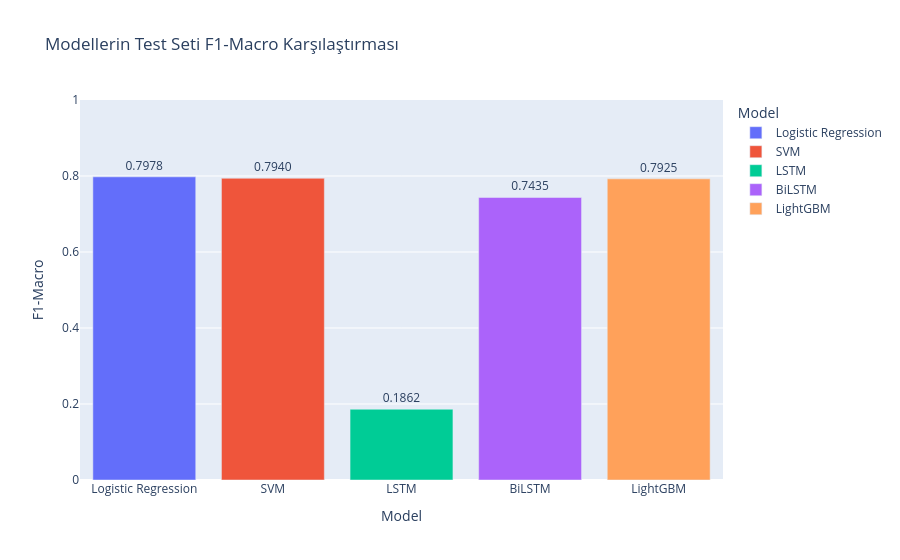

Here is the notebook cell this chart was saved with:
### Markdown cell above
## 5.6 Model Karşılaştırma Özeti
Tüm modellerin Doğrulama (Validation) ve Test (Test) seti üzerindeki performanslarının tablo ve grafik olarak incelenmesi.

### Code cell
print("Tüm modellerin TEST seti sonuçları hesaplanıyor...")

# --- 1. MEVCUT MODELLERİN TAHMİNLERİ ---
y_test_pred_lr = best_lr.predict(X_test_tfidf)
y_test_pred_svm = calibrated_svm.predict(X_test_tfidf)
y_test_pred_lstm = np.argmax(model_lstm.predict(X_test_seq), axis=1)
y_test_pred_bilstm = np.argmax(model_bilstm.predict(X_test_seq), axis=1)

# --- 2. EKSİK OLAN LIGHTGBM TAHMİNİ EKLENDİ ---
# Not: Eğer LightGBM modelinin değişken adı farklıysa (örneğin lgbm_model), 'model_lgbm' kısmını ona göre değiştir.
y_test_pred_lgbm = model_lgbm.predict(X_test_tfidf) 

# --- 3. HATA VEREN CNN-LSTM SATIRI YORUMA ALINDI ---
# Eğer gerçekten bir CNN-LSTM modelin varsa, o hücreyi çalıştırdıktan sonra aşağıdaki satırın başındaki '#' işaretini kaldırabilirsin.
# y_test_pred_cnn_lstm = np.argmax(model_cnn_lstm.predict(X_test_seq), axis=1)

def get_metrics(y_true, y_pred):
    return {
        'Accuracy': accuracy_score(y_true, y_pred),
        'Precision': precision_score(y_true, y_pred, average='macro'),
        'Recall': recall_score(y_true, y_pred, average='macro'),
        'F1-Macro': f1_score(y_true, y_pred, average='macro')
    }

models = {
    'Logistic Regression': get_metrics(y_test, y_test_pred_lr),
    'SVM': get_metrics(y_test, y_test_pred_svm),
    'LSTM': get_metrics(y_test, y_test_pred_lstm),
    'BiLSTM': get_metrics(y_test, y_test_pred_bilstm),
    'LightGBM': get_metrics(y_test, y_test_pred_lgbm) # Artık sorunsuz çalışacak
    
    # Eğer CNN-LSTM'i düzeltip dahil etmek istersen, aşağıdaki satırı da açabilirsin:
    # 'CNN-LSTM': get_metrics(y_test, y_test_pred_cnn_lstm)
}

comparison_df = pd.DataFrame(models).T.round(4)
comparison_df.to_csv('results/model_comparison.csv')
display(comparison_df)

best_model_name = comparison_df['F1-Macro'].idxmax()
best_f1 = comparison_df['F1-Macro'].max()

print(f"\n🏆 En iyi model F1-Macro'ya ({best_f1}) göre: {best_model_name}")
with open('results/best_model.txt', 'w') as f:
    f.write(f"Best Model: {best_model_name}\nF1-Macro: {best_f1}")
print("[OK] results/best_model.txt kaydedildi")

comparison_df_reset = comparison_df.reset_index().rename(columns={'index': 'Model'})
fig = px.bar(comparison_df_reset, x='Model', y='F1-Macro', color='Model', 
             text='F1-Macro', title='Modellerin Test Seti F1-Macro Karşılaştırması')
fig.update_traces(texttemplate='%{text:.4f}', textposition='outside')
fig.update_layout(yaxis=dict(range=[0, 1]))
fig.show()

### Figure 1 — Plotly figure (JSON) as saved in the notebook; plotly's stock layout.template omitted (floating-point values rounded to 4 significant figures)
{"data": [{"hovertemplate": "Model=%{x}<br>F1-Macro=%{text}<extra></extra>", "legendgroup": "Logistic Regression", "marker": {"color": "#636efa", "pattern": {"shape": ""}}, "name": "Logistic Regression", "orientation": "v", "showlegend": true, "text": [0.7978], "textposition": "outside", "texttemplate": "%{text:.4f}", "type": "bar", "x": ["Logistic Regression"], "xaxis": "x", "y": [0.7978], "yaxis": "y"}, {"hovertemplate": "Model=%{x}<br>F1-Macro=%{text}<extra></extra>", "legendgroup": "SVM", "marker": {"color": "#EF553B", "pattern": {"shape": ""}}, "name": "SVM", "orientation": "v", "showlegend": true, "text": [0.794], "textposition": "outside", "texttemplate": "%{text:.4f}", "type": "bar", "x": ["SVM"], "xaxis": "x", "y": [0.794], "yaxis": "y"}, {"hovertemplate": "Model=%{x}<br>F1-Macro=%{text}<extra></extra>", "legendgroup": "LSTM", "marker": {"color": "#00cc96", "pattern": {"shape": ""}}, "name": "LSTM", "orientation": "v", "showlegend": true, "text": [0.1862], "textposition": "outside", "texttemplate": "%{text:.4f}", "type": "bar", "x": ["LSTM"], "xaxis": "x", "y": [0.1862], "yaxis": "y"}, {"hovertemplate": "Model=%{x}<br>F1-Macro=%{text}<extra></extra>", "legendgroup": "BiLSTM", "marker": {"color": "#ab63fa", "pattern": {"shape": ""}}, "name": "BiLSTM", "orientation": "v", "showlegend": true, "text": [0.7435], "textposition": "outside", "texttemplate": "%{text:.4f}", "type": "bar", "x": ["BiLSTM"], "xaxis": "x", "y": [0.7435], "yaxis": "y"}, {"hovertemplate": "Model=%{x}<br>F1-Macro=%{text}<extra></extra>", "legendgroup": "LightGBM", "marker": {"color": "#FFA15A", "pattern": {"shape": ""}}, "name": "LightGBM", "orientation": "v", "showlegend": true, "text": [0.7925], "textposition": "outside", "texttemplate": "%{text:.4f}", "type": "bar", "x": ["LightGBM"], "xaxis": "x", "y": [0.7925], "yaxis": "y"}], "layout": {"barmode": "relative", "legend": {"title": {"text": "Model"}, "tracegroupgap": 0}, "title": {"text": "Modellerin Test Seti F1-Macro Karşılaştırması"}, "xaxis": {"anchor": "y", "categoryarray": ["Logistic Regression", "SVM", "LSTM", "BiLSTM", "LightGBM"], "categoryorder": "array", "domain": [0, 1], "title": {"text": "Model"}}, "yaxis": {"anchor": "x", "domain": [0, 1], "range": [0, 1], "title": {"text": "F1-Macro"}}}}
